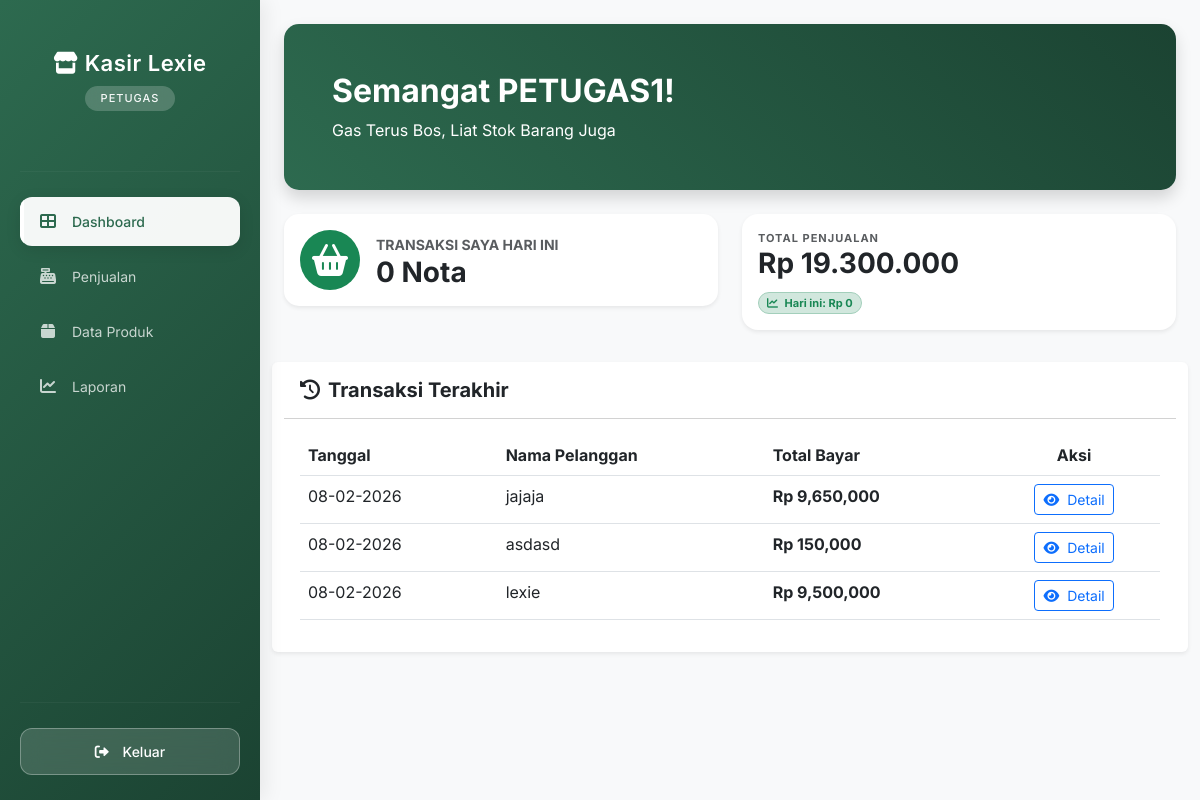
The app's page /kasir/petugas/dashboard/index.php (signed in) with its own data.
### tables this page shows
CREATE TABLE `penjualan` (
  `PenjualanID` int(11) NOT NULL,
  `TanggalPenjualan` date NOT NULL,
  `TotalHarga` decimal(10,2) NOT NULL,
  `PelangganID` int(11) NOT NULL
);

CREATE TABLE `pelanggan` (
  `PelangganID` int(11) NOT NULL,
  `NamaPelanggan` varchar(255) NOT NULL,
  `Alamat` text NOT NULL,
  `NomorTelepon` varchar(15) NOT NULL
);

### kasir/petugas/dashboard/index.php (the view, shortened to what this page needs)
<?php
include '../../main/connect.php';
$username = $_SESSION['username'];
$tgl_hari_ini = date('Y-m-d');
?>
<!DOCTYPE html>
<html lang="id">
<head>
    <link href="https://cdn.jsdelivr.net/npm/bootstrap@5.3.0/dist/css/bootstrap.min.css" rel="stylesheet">
    <link rel="stylesheet" href="https://cdnjs.cloudflare.com/ajax/libs/font-awesome/6.0.0/css/all.min.css">
</head>
<body class="bg-light">
    <div class="d-flex">
        <?php include '../../template/sidebar.php'; ?>
        <div class="container-fluid p-4">
            <div class="welcome-box p-5 mb-4 shadow">
                <h2 class="fw-bold">Semangat <?= strtoupper($username); ?>!</h2>
                <p class="mb-0"></p>Gas Terus Bos, Liat Stok Barang Juga
            </div>
            <div class="row">
                <div class="col-md-6 mb-4">
                    <div class="card card-stats shadow-sm bg-white p-3">
                        <div class="d-flex align-items-center">
                            <div class="icon-box bg-success text-white rounded-circle me-3">
                                <i class="fas fa-shopping-basket fa-2x"></i>
                            </div>
                            <div>
                                <small class="text-muted fw-bold">TRANSAKSI SAYA HARI INI</small>
                                <?php
                                $query_trx = mysqli_query($conn, "SELECT COUNT(*) as total FROM penjualan WHERE TanggalPenjualan LIKE '$tgl_hari_ini%'");
                                $data_trx = mysqli_fetch_assoc($query_trx);
                                ?>
                                <h3 class="fw-bold mb-0"><?= $data_trx['total']; ?> Nota</h3>
                            </div>
                        </div>
                    </div>
                </div>
                <div class="col-md-6 mb-4">
                    <div class="card card-stats shadow-sm border-0 rounded-4 p-3 bg-white">
                        <small class="text-muted fw-bold text-uppercase" style="letter-spacing: 1px; font-size: 11px;">
                             Total Penjualan
                        </small>
    <?php
        $tgl_sekarang = date('Y-m-d');
        $query_total = mysqli_query($conn, "SELECT SUM(TotalHarga) as total_all FROM penjualan");
        $data_total = mysqli_fetch_assoc($query_total);
        $total_all = $data_total['total_all'] ?? 0;
        $query_harian = mysqli_query($conn, "SELECT SUM(TotalHarga) as total_hari FROM penjualan WHERE TanggalPenjualan LIKE '$tgl_sekarang%'");
        $data_harian = mysqli_fetch_assoc($query_harian);
        $total_hari = $data_harian['total_hari'] ?? 0;
    ?>
    <h3 class="fw-bold text-dark mb-1">
        Rp <?= number_format($total_all, 0, ',', '.'); ?>
    </h3>
    <div class="d-flex align-items-center mt-2">
        <span class="badge bg-success-subtle text-success border border-success-subtle rounded-pill px-2 py-1" style="font-size: 11px;">
            <i class="fas fa-chart-line me-1"></i>
            Hari ini: Rp <?= number_format($total_hari, 0, ',', '.'); ?>
        </span>
    </div>
</div>
            </div>
            <div class="card border-0 shadow-sm mt-2">
                <div class="card-header bg-white py-3">
                    <h5 class="fw-bold m-0"><i class="fas fa-history me-2"></i>Transaksi Terakhir</h5>
                </div>
                <div class="card-body">
                    <table class="table table-hover">
                        <thead>
                            <tr>
                                <th>Tanggal</th>
                                <th>Nama Pelanggan</th>
                                <th>Total Bayar</th>
                                <th class="text-center">Aksi</th>
                            </tr>
                        </thead>
                        <tbody>
                            <?php
                            $log = mysqli_query($conn, "SELECT * FROM penjualan
                                   JOIN pelanggan ON penjualan.PelangganID = pelanggan.PelangganID
                                   ORDER BY PenjualanID DESC LIMIT 5");
                            while($l = mysqli_fetch_array($log)){
                            ?>
                            <tr>
                                <td><?= date('d-m-Y', strtotime($l['TanggalPenjualan'])); ?></td>
                                <td><?= $l['NamaPelanggan']; ?></td>
                                <td class="fw-bold">Rp <?= number_format($l['TotalHarga']); ?></td>
                                <td class="text-center">
                                    <a href="../dashboard/detail.php?id=<?= $l['PenjualanID']; ?>" class="btn btn-sm btn-outline-primary">
                                        <i class="fas fa-eye me-1"></i> Detail
                                    </a>
                                </td>
                            </tr>
                            <?php } ?>
                        </tbody>
                    </table>
                </div>
            </div>
        </div>
    </div>
</body>
</html>

### kasir/petugas/dashboard/index.php (style rules this page uses)
.card-stats { border: none; border-radius: 15px; transition: 0.3s; }
.welcome-box { background: linear-gradient(45deg, #2d6a4f, #1b4332); color: white; border-radius: 15px; }
.icon-box { width: 60px; height: 60px; display: flex; align-items: center; justify-content: center; }

### kasir/template/sidebar.php (style rules this page uses)
* { font-family: 'Inter', sans-serif; }

### records on screen
penjualan: TanggalPenjualan "08-02-2026", PelangganID.NamaPelanggan "jajaja", TotalHarga "9,650,000"
penjualan: TanggalPenjualan "08-02-2026", PelangganID.NamaPelanggan "asdasd", TotalHarga "150,000"
penjualan: TanggalPenjualan "08-02-2026", PelangganID.NamaPelanggan "lexie", TotalHarga "9,500,000"

### other values on screen
$_SESSION['role'] "PETUGAS"
$username "PETUGAS1"
$data_trx['total'] "0"
$total_all "19.300.000"
$total_hari "0"
